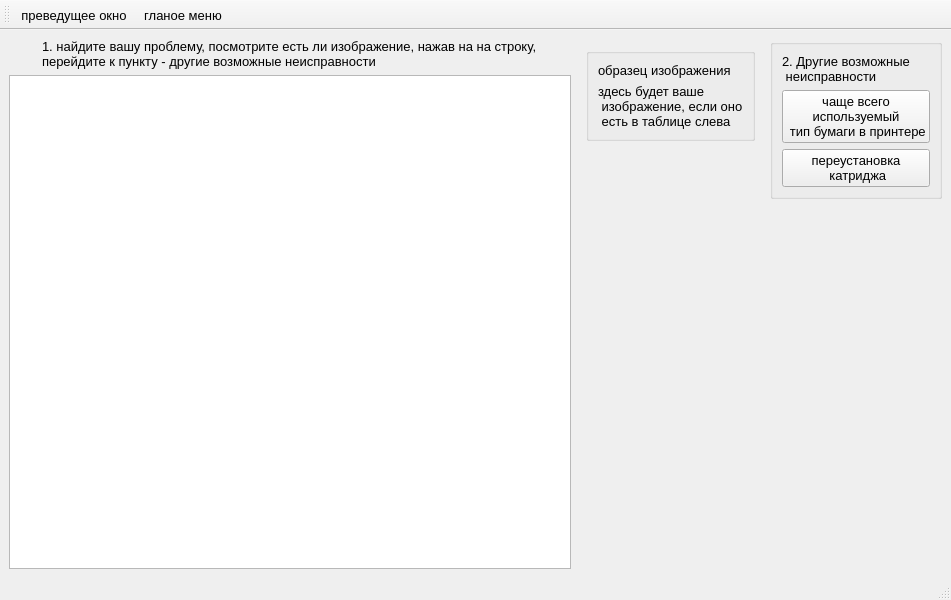
<?xml version="1.0" encoding="UTF-8"?>
<ui version="4.0">
 <class>empty</class>
 <widget class="QMainWindow" name="empty">
  <property name="geometry">
   <rect>
    <x>0</x>
    <y>0</y>
    <width>951</width>
    <height>600</height>
   </rect>
  </property>
  <property name="font">
   <font>
    <pointsize>10</pointsize>
   </font>
  </property>
  <property name="windowTitle">
   <string>пропуск изображения</string>
  </property>
  <widget class="QWidget" name="centralwidget">
   <layout class="QGridLayout" name="gridLayout_2">
    <item row="0" column="0">
     <layout class="QGridLayout" name="gridLayout">
      <item row="0" column="2" alignment="Qt::AlignRight|Qt::AlignTop">
       <widget class="QGroupBox" name="groupBox">
        <layout class="QVBoxLayout" name="verticalLayout_2">
         <item>
          <widget class="QLabel" name="label_5">
           <property name="text">
            <string>2. Другие возможные
 неисправности</string>
           </property>
          </widget>
         </item>
         <item>
          <widget class="QPushButton" name="paper">
           <property name="text">
            <string>чаще всего
используемый
 тип бумаги в принтере</string>
           </property>
          </widget>
         </item>
         <item>
          <widget class="QPushButton" name="katrig">
           <property name="font">
            <font>
             <pointsize>10</pointsize>
            </font>
           </property>
           <property name="text">
            <string>переустановка
 катриджа</string>
           </property>
          </widget>
         </item>
        </layout>
       </widget>
      </item>
      <item row="0" column="0">
       <layout class="QVBoxLayout" name="verticalLayout">
        <item alignment="Qt::AlignHCenter">
         <widget class="QLabel" name="label_2">
          <property name="text">
           <string>1. найдите вашу проблему, посмотрите есть ли изображение, нажав на на строку, 
перейдите к пункту - другие возможные неисправности</string>
          </property>
         </widget>
        </item>
        <item>
         <widget class="QTableView" name="empty_2">
          <property name="font">
           <font>
            <pointsize>10</pointsize>
           </font>
          </property>
         </widget>
        </item>
       </layout>
      </item>
      <item row="0" column="1">
       <widget class="QWidget" name="widget_2" native="true">
        <layout class="QVBoxLayout" name="verticalLayout_3">
         <item alignment="Qt::AlignTop">
          <widget class="QGroupBox" name="verticalGroupBox">
           <layout class="QVBoxLayout" name="verticalLayout_4">
            <item>
             <widget class="QLabel" name="label_3">
              <property name="text">
               <string>образец изображения</string>
              </property>
             </widget>
            </item>
            <item>
             <widget class="QLabel" name="lpic_2">
              <property name="text">
               <string>здесь будет ваше
 изображение, если оно
 есть в таблице слева</string>
              </property>
             </widget>
            </item>
           </layout>
          </widget>
         </item>
        </layout>
       </widget>
      </item>
     </layout>
    </item>
   </layout>
  </widget>
  <widget class="QMenuBar" name="menubar">
   <property name="geometry">
    <rect>
     <x>0</x>
     <y>0</y>
     <width>951</width>
     <height>21</height>
    </rect>
   </property>
  </widget>
  <widget class="QStatusBar" name="statusbar"/>
  <widget class="QToolBar" name="toolBar">
   <property name="windowTitle">
    <string>toolBar</string>
   </property>
   <attribute name="toolBarArea">
    <enum>TopToolBarArea</enum>
   </attribute>
   <attribute name="toolBarBreak">
    <bool>false</bool>
   </attribute>
   <addaction name="nazad"/>
   <addaction name="main"/>
  </widget>
  <action name="main">
   <property name="icon">
    <iconset>
     <normaloff>icon/menu.png</normaloff>icon/menu.png</iconset>
   </property>
   <property name="text">
    <string>гланое меню</string>
   </property>
  </action>
  <action name="nazad">
   <property name="icon">
    <iconset>
     <normaloff>icon/28.png</normaloff>icon/28.png</iconset>
   </property>
   <property name="text">
    <string>преведущее окно</string>
   </property>
   <property name="toolTip">
    <string>предыдущее окно</string>
   </property>
  </action>
 </widget>
 <resources/>
 <connections/>
</ui>
